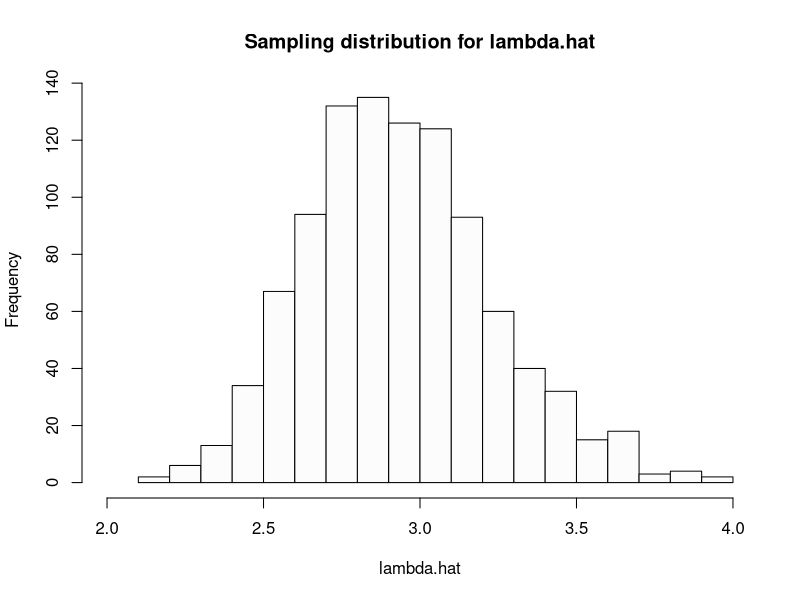
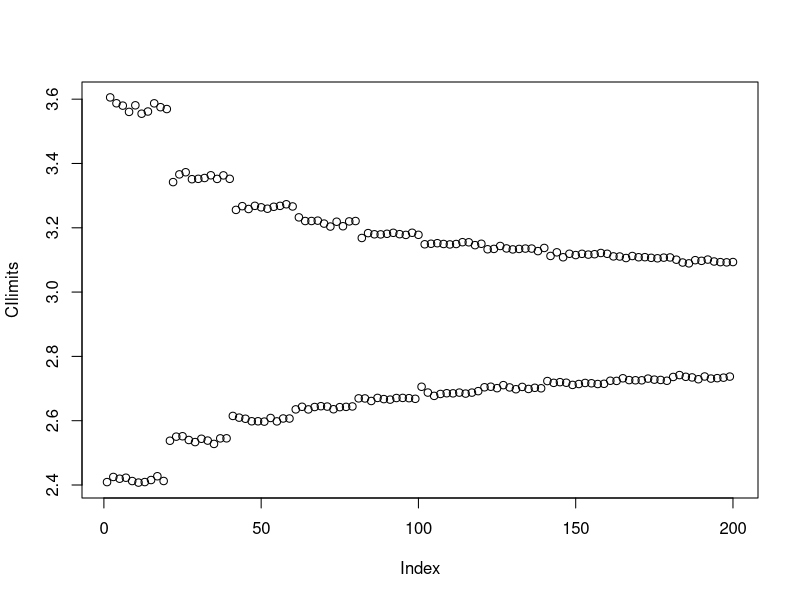

R code for these plots, in order:
## ---- chunk 1
set.seed(0)
lambda=3
n=100
expsample <- rexp(100,3)
## ---- chunk 2
mean(expsample)
## ---- chunk 3
lambda.hat <- 1/mean(expsample)
lambda.hat
## ---- chunk 4
set.seed(0)
n=100
B=1000
mean_bssample <- replicate(B,1/mean(rexp(n,lambda.hat)))
## ---- chunk 5
matrix_bs <- matrix(mean_bssample)
length(matrix_bs)
## ---- chunk 6
hist(matrix_bs,breaks=20,xlim=c(2,4),xlab="lambda.hat",main="Sampling distribution for lambda.hat",col="gray99")
## ---- chunk 7
se <- sd(matrix_bs)
se
bs_upper <- lambda.hat + qnorm(.975)*se
bs_upper
bs_lower <- lambda.hat - qnorm(.975)*se
bs_lower
## ---- chunk 8
rm(list = ls()) #clear the environment
set.seed(0)
lambda = 3
lambda.hat <- 1/mean(rexp(100,3))

boot.sample <- function(sample.size, B){
  boot.sample <- matrix(replicate(B, 1/mean(rexp(sample.size,lambda.hat))))
  return(boot.sample)
}
## ---- chunk 9
n <- seq(100, 1000, by=100)
B <- seq(1000, 10000, by=1000)

bssample <- lapply(n, function(sample.size) lapply(B, function(B) boot.sample(sample.size, B)))
quantiles <- lapply(bssample, function(x) lapply(x, function(y) quantile(y,c(.025,0.975))))
CIlimits <- array(data=unlist(quantiles), c(2,10,10), list(c("Lower", "Upper"), B, n))
CIlimits
## ---- chunk 10
plot(CIlimits)
